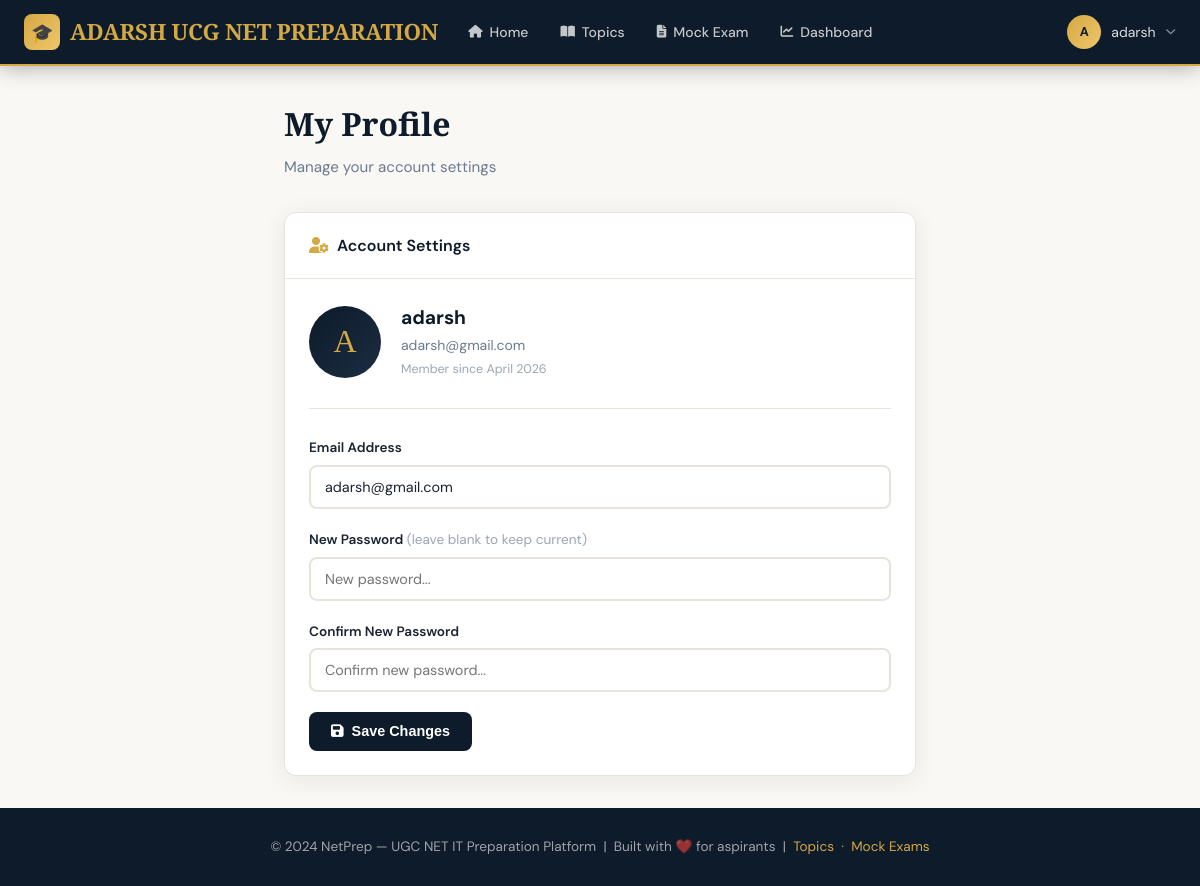
Page /auth/profile (signed in) on the committed database.
### app/models.py (models this page shows, shortened)
class User(UserMixin, db.Model):
    __tablename__ = 'users'
    id = db.Column(db.Integer, primary_key=True)
    username = db.Column(db.String(64), unique=True, nullable=False, index=True)
    email = db.Column(db.String(120), unique=True, nullable=False, index=True)
    password_hash = db.Column(db.String(256))
    created_at = db.Column(db.DateTime, default=datetime.utcnow)
    last_seen = db.Column(db.DateTime, default=datetime.utcnow)
    study_streak = db.Column(db.Integer, default=0)
    total_study_minutes = db.Column(db.Integer, default=0)
    topic_progress = db.relationship('TopicProgress', backref='user', lazy='dynamic')
    exam_sessions = db.relationship('ExamSession', backref='user', lazy='dynamic')

### app/routes/auth.py (the view, shortened to what this page needs)
@auth_bp.route('/profile', methods=['GET', 'POST'])
@login_required
def profile():
    return render_template('auth/profile.html')

### app/models.py (called while the page is built)
@login_manager.user_loader
def load_user(user_id):
    return User.query.get(int(user_id))

### app/templates/auth/profile.html (shortened to what this page needs)
{% extends 'base.html' %}
{% block content %}
<div class="container-sm">
  <div class="page-header">
    <h1>My Profile</h1>
    <p>Manage your account settings</p>
  </div>
  <div class="card">
    <div class="card-header">
      <span class="card-title"><i class="fas fa-user-cog" style="color:var(--gold);"></i> Account Settings</span>
    </div>
    <div class="card-body">
      <div style="display:flex;align-items:center;gap:20px;margin-bottom:28px;padding-bottom:28px;border-bottom:1px solid var(--border);">
        <div style="width:72px;height:72px;background:linear-gradient(135deg,var(--navy),var(--navy-mid));border-radius:50%;display:flex;align-items:center;justify-content:center;font-family:'Playfair Display',serif;font-size:2rem;color:var(--gold);">
          {{ current_user.username[0].upper() }}
        </div>
        <div>
          <div style="font-size:1.2rem;font-weight:700;color:var(--navy);">{{ current_user.username }}</div>
          <div style="color:var(--text-muted);font-size:0.875rem;">{{ current_user.email }}</div>
          <div style="font-size:0.78rem;color:var(--text-light);margin-top:4px;">Member since {{ current_user.created_at.strftime('%B %Y') }}</div>
        </div>
      </div>
      <form method="POST">
        <div class="form-group">
          <label class="form-label">Email Address</label>
          <input type="email" name="email" class="form-control" value="{{ current_user.email }}">
        </div>
        <div class="form-group">
          <label class="form-label">New Password <span style="color:var(--text-light);font-weight:400;">(leave blank to keep current)</span></label>
          <input type="password" name="new_password" class="form-control" placeholder="New password...">
        </div>
        <div class="form-group">
          <label class="form-label">Confirm New Password</label>
          <input type="password" name="confirm_password" class="form-control" placeholder="Confirm new password...">
        </div>
        <button type="submit" class="btn btn-primary"><i class="fas fa-save"></i> Save Changes</button>
      </form>
    </div>
  </div>
</div>
{% endblock %}

### app/templates/base.html (shortened to what this page needs)
<!DOCTYPE html>
<html lang="en">
<head>
  <link rel="stylesheet" href="https://cdnjs.cloudflare.com/ajax/libs/font-awesome/6.5.0/css/all.min.css">
</head>
<body>
  <nav class="navbar">
    <div class="navbar-inner">
      <a href="{{ url_for('main.index') }}" class="navbar-brand">
        <div class="brand-icon">🎓</div>
        <span>ADARSH UCG NET PREPARATION</span>
      </a>
      <div class="nav-links">
        <a href="{{ url_for('main.index') }}" class="nav-link {% if request.endpoint == 'main.index' %}active{% endif %}">
          <i class="fas fa-home"></i> Home
        </a>
        <a href="{{ url_for('topics.index') }}" class="nav-link {% if request.blueprint == 'topics' %}active{% endif %}">
          <i class="fas fa-book-open"></i> Topics
        </a>
        <a href="{{ url_for('exam.index') }}" class="nav-link {% if request.blueprint == 'exam' %}active{% endif %}">
          <i class="fas fa-file-alt"></i> Mock Exam
        </a>
        {% if current_user.is_authenticated %}
        <a href="{{ url_for('dashboard.index') }}" class="nav-link {% if request.blueprint == 'dashboard' %}active{% endif %}">
          <i class="fas fa-chart-line"></i> Dashboard
        </a>
        {% endif %}
      </div>
      <div class="nav-right">
        {% if current_user.is_authenticated %}
          <div class="nav-dropdown">
            <div class="nav-user" style="cursor:pointer;">
              <div class="nav-avatar">{{ current_user.username[0].upper() }}</div>
              <span style="color:rgba(255,255,255,0.85);">{{ current_user.username }}</span>
              <i class="fas fa-chevron-down" style="font-size:0.65rem;color:rgba(255,255,255,0.5);"></i>
            </div>
          </div>
        {% else %}
          <a href="{{ url_for('auth.login') }}" class="nav-link">Login</a>
          <a href="{{ url_for('auth.register') }}" class="btn-nav"><i class="fas fa-rocket"></i> Get Started</a>
        {% endif %}
      </div>
    </div>
  </nav>
  <main>{% block content %}{% endblock %}</main>
  <footer>
    <div>© 2024 NetPrep — UGC NET IT Preparation Platform &nbsp;|&nbsp;
    Built with ❤️ for aspirants &nbsp;|&nbsp;
    <a href="{{ url_for('topics.index') }}">Topics</a> &nbsp;·&nbsp;
    <a href="{{ url_for('exam.index') }}">Mock Exams</a></div>
  </footer>
</body>
</html>

### app/templates/base.html (style rules this page uses)
:root { --navy: #0d1b2a; --navy-mid: #1b2d42; --navy-light: #243447; --gold: #d4a843; --gold-light: #f0c66a; --gold-pale: #fdf3d8; --cream: #faf8f4; --white: #ffffff; --text: #1a2332; --text-muted: #6b7a90; --text-light: #9aa5b4; --border: #e8e4dc; --success: #22c55e; --danger: #ef4444; --warning: #f59e0b; --info: #3b82f6; --paper1: #4f46e5; --paper2: #0891b2; --radius: 12px; --shadow: 0 4px 24px rgba(13,27,42,0.08); --shadow-lg: 0 8px 40px rgba(13,27,42,0.14); --transition: all 0.25s cubic-bezier(0.4,0,0.2,1); }
*, *::before, *::after { box-sizing: border-box; margin: 0; padding: 0; }
html { scroll-behavior: smooth; }
body { font-family: 'DM Sans', sans-serif; background: var(--cream); color: var(--text); min-height: 100vh; display: flex; flex-direction: column; font-size: 15px; line-height: 1.6; }
.navbar { background: var(--navy); border-bottom: 2px solid var(--gold); padding: 0; position: sticky; top: 0; z-index: 100; box-shadow: 0 2px 20px rgba(0,0,0,0.3); }
.navbar-inner { max-width: 1280px; margin: 0 auto; padding: 0 24px; display: flex; align-items: center; gap: 8px; height: 64px; }
.navbar-brand { font-family: 'Playfair Display', serif; font-size: 1.4rem; color: var(--gold); text-decoration: none; display: flex; align-items: center; gap: 10px; font-weight: 700; letter-spacing: -0.3px; margin-right: 8px; }
.navbar-brand .brand-icon { width: 36px; height: 36px; background: linear-gradient(135deg, var(--gold), var(--gold-light)); border-radius: 8px; display: flex; align-items: center; justify-content: center; font-size: 18px; }
.nav-links { display: flex; align-items: center; gap: 4px; flex: 1; }
.nav-link { color: rgba(255,255,255,0.75); text-decoration: none; padding: 8px 14px; border-radius: 8px; font-size: 0.875rem; font-weight: 500; display: flex; align-items: center; gap: 7px; transition: var(--transition); }
.nav-link i { font-size: 0.8rem; }
.nav-right { display: flex; align-items: center; gap: 12px; margin-left: auto; }
.nav-user { display: flex; align-items: center; gap: 10px; color: rgba(255,255,255,0.85); font-size: 0.875rem; }
.nav-avatar { width: 34px; height: 34px; background: linear-gradient(135deg, var(--gold), var(--gold-light)); border-radius: 50%; display: flex; align-items: center; justify-content: center; font-size: 0.8rem; font-weight: 700; color: var(--navy); }
.nav-dropdown { position: relative; }
main { flex: 1; }
.container-sm { max-width: 680px; margin: 0 auto; padding: 32px 24px; }
.page-header { margin-bottom: 32px; }
.page-header h1 { font-family: 'Playfair Display', serif; font-size: 2rem; color: var(--navy); margin-bottom: 6px; }
.page-header p { color: var(--text-muted); font-size: 0.95rem; }
.card { background: white; border-radius: var(--radius); box-shadow: var(--shadow); border: 1px solid var(--border); overflow: hidden; }
.card-header { padding: 20px 24px; border-bottom: 1px solid var(--border); display: flex; align-items: center; justify-content: space-between; }
.card-body { padding: 24px; }
.card-title { font-size: 1rem; font-weight: 600; color: var(--navy); display: flex; align-items: center; gap: 8px; }
.btn { display: inline-flex; align-items: center; gap: 8px; padding: 10px 20px; border-radius: 8px; font-size: 0.9rem; font-weight: 600; border: 2px solid transparent; cursor: pointer; text-decoration: none; transition: var(--transition); line-height: 1; }
.btn-primary { background: var(--navy); color: white; }
.form-group { margin-bottom: 20px; }
.form-label { display: block; font-size: 0.85rem; font-weight: 600; color: var(--text); margin-bottom: 6px; }
.form-control { width: 100%; padding: 11px 14px; border: 2px solid var(--border); border-radius: 8px; font-size: 0.9rem; font-family: inherit; color: var(--text); background: white; transition: var(--transition); outline: none; }
footer { background: var(--navy); color: rgba(255,255,255,0.6); padding: 28px 24px; text-align: center; font-size: 0.85rem; margin-top: auto; }
footer a { color: var(--gold); text-decoration: none; }

### rows in the picture
User: username "A", username "adarsh", email "adarsh@gmail.com", created_at "April 2026"
